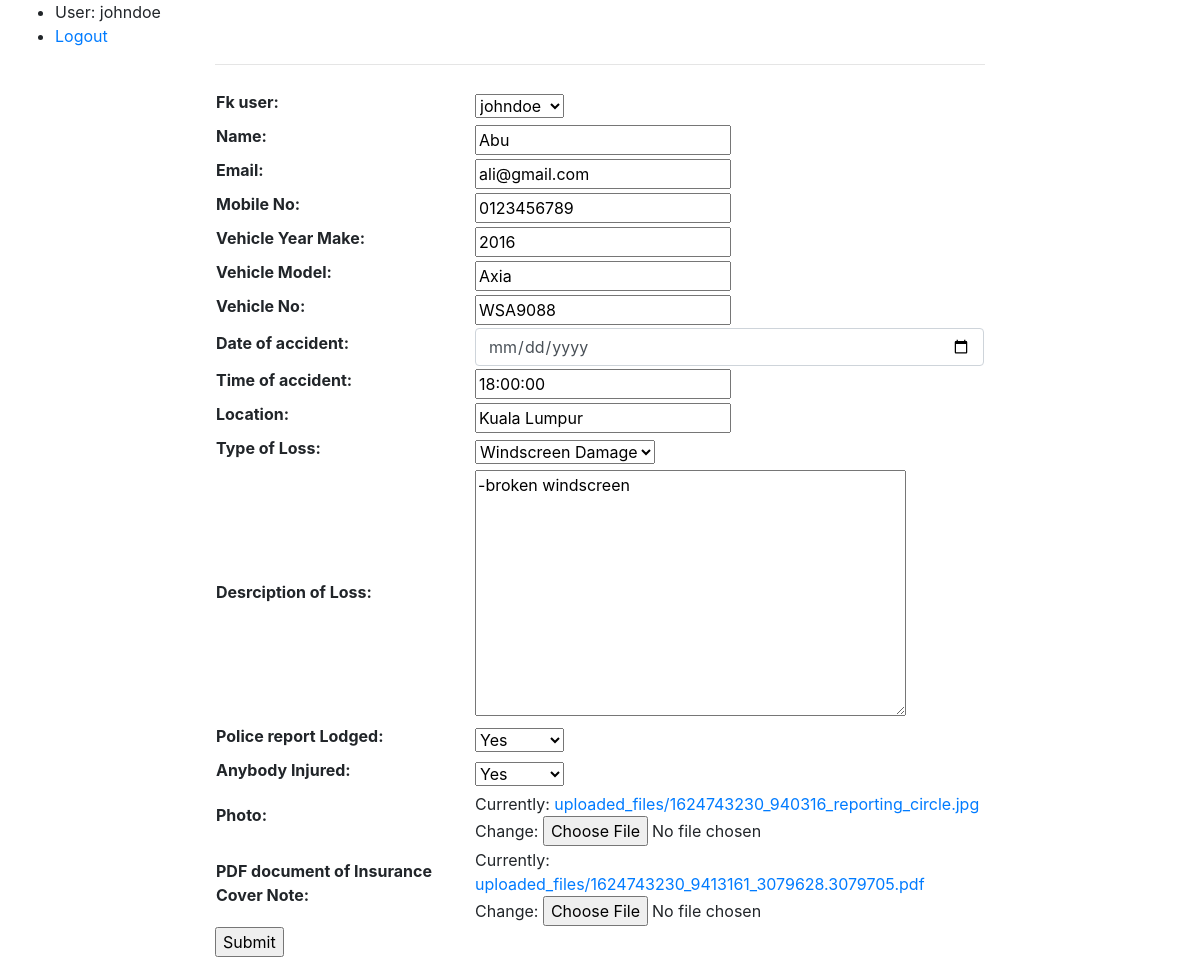
/claims/index/?pk=8 (signed in), run on an earlier commit of the app's database.
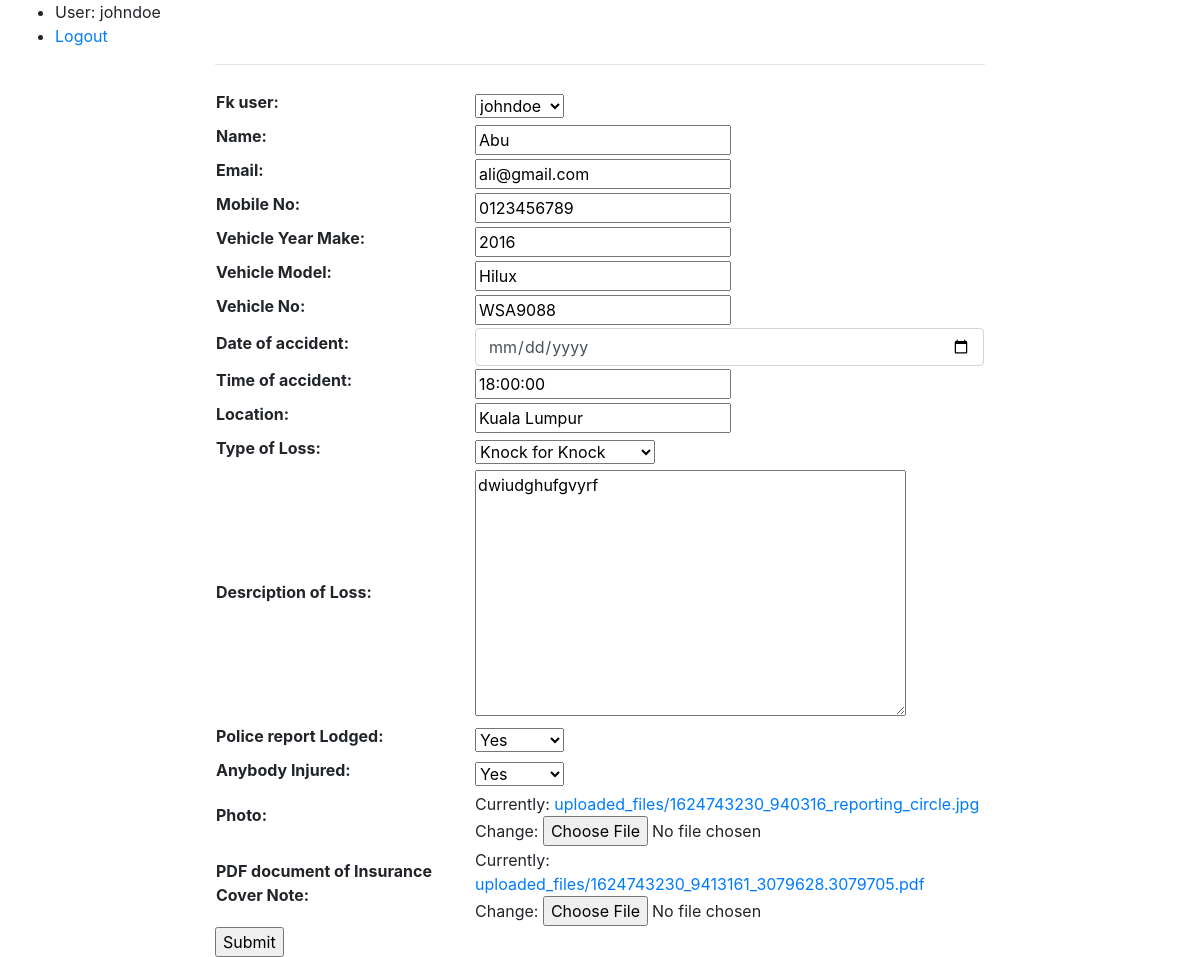
And on a later commit of the database.
### claims/models.py (models this page shows, shortened)
class Claim(models.Model):
    loss_choice = (
    ("Own Damage", "Own Damage"),
    ("Knock for Knock", "Knock for Knock"),
    ("Windscreen Damage", "Windscreen Damage"),
    ("Theft", "Theft"),
    )
    options = (
    ("Yes", "Yes"),
    ("No", "No"),
    )
    claim_options = (
         ("In Progress", "In Progress"),
         ("Accepted", "Accepted"),
    )
    fk_user = models.ForeignKey(User, on_delete=models.CASCADE)
    Name = models.CharField(max_length = 200)
    Email = models.EmailField()
    Mobile_No = models.CharField(max_length = 200)
    Vehicle_Year_Make = models.CharField(max_length = 200)
    Vehicle_Model = models.CharField(max_length = 200)
    Vehicle_No = models.CharField(max_length = 200)
    Date_of_accident = models.DateField()
    Time_of_accident = models.TimeField()
    Location = models.CharField(max_length = 200)
    Type_of_Loss = models.CharField(max_length=100,choices=loss_choice)
    Desrciption_of_Loss = models.TextField()
    Police_report_Lodged = models.CharField(max_length=5,choices=options)
    Anybody_Injured = models.CharField(max_length=5,choices=options)
    Photo = models.ImageField(upload_to=get_upload_filename)
    PDF_document_of_Insurance_Cover_Note = models.FileField(upload_to=get_upload_filename)
    Claim_Status = models.CharField(max_length=20,choices=claim_options, default="In Progress")

### claims/views.py (the view, shortened to what this page needs)
# urls.py: path('index/', views.index, name="index"),
def index(request):
	entry = User.objects.get(pk=request.user.id)
	thisdict = {
		'fk_user': entry
	}
	if request.method=="GET" and request.GET['pk'] is not None:
		pk = request.GET['pk']
		claim_obj = Claim.objects.filter(id=pk)
		form = ClaimForm(instance=claim_obj[0])
		context = {'form':form,
				   'pk':pk}
		return render(request, 'views/index.html', context)

### claims/forms.py
class ClaimForm(forms.ModelForm):
	class Meta:
		model = Claim
		fields = '__all__'
		exclude = ('Claim_Status',)
		widgets = {
						'Date_of_accident': forms.DateInput(
							format=('%m-%d-%Y'),
							attrs={'class': 'form-control',
								'placeholder': 'Select a date',
								'type': 'date'
								}),
					}

### claims/templates/views/index.html (shortened to what this page needs)
{% extends 'base.html' %}
{% load crispy_forms_tags %}
{% block content %}
<form method="POST" action="" enctype="multipart/form-data">
	<table>{{form}} </table>
	<input type="Submit">
</form>
{% endblock %}

What changed in the data, as far as the page shows it:
changed Claim "johndoe": Vehicle_Model "Axia" → "Hilux"; Type_of_Loss "Windscreen Damage" → "Knock for Knock"; Desrciption_of_Loss "-broken windscreen" → "dwiudghufgvyrf"
